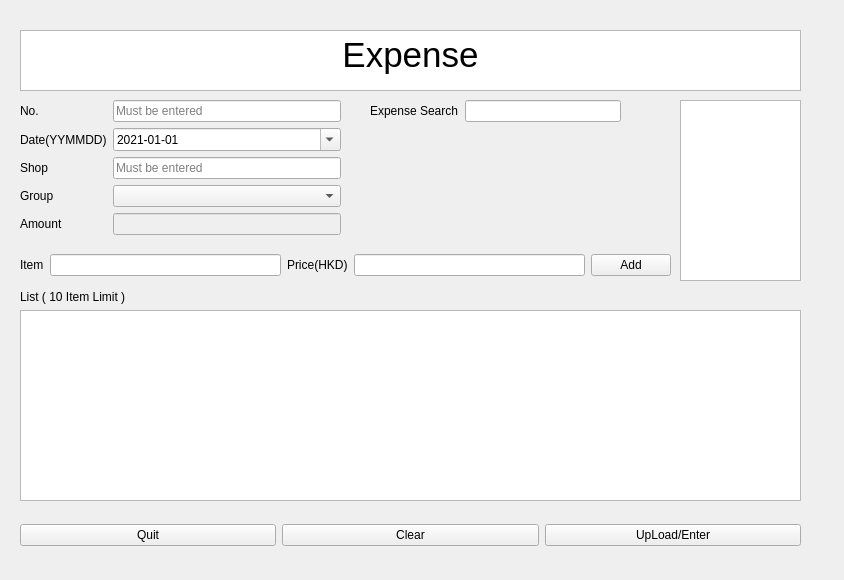
<?xml version="1.0" encoding="UTF-8"?>
<ui version="4.0">
 <class>expense</class>
 <widget class="QWidget" name="expense">
  <property name="geometry">
   <rect>
    <x>0</x>
    <y>0</y>
    <width>844</width>
    <height>580</height>
   </rect>
  </property>
  <property name="windowTitle">
   <string>Form</string>
  </property>
  <widget class="QTextBrowser" name="textBrowser">
   <property name="geometry">
    <rect>
     <x>20</x>
     <y>30</y>
     <width>781</width>
     <height>61</height>
    </rect>
   </property>
   <property name="html">
    <string>&lt;!DOCTYPE HTML PUBLIC &quot;-//W3C//DTD HTML 4.0//EN&quot; &quot;http://www.w3.org/TR/REC-html40/strict.dtd&quot;&gt;
&lt;html&gt;&lt;head&gt;&lt;meta name=&quot;qrichtext&quot; content=&quot;1&quot; /&gt;&lt;style type=&quot;text/css&quot;&gt;
p, li { white-space: pre-wrap; }
&lt;/style&gt;&lt;/head&gt;&lt;body style=&quot; font-family:'PMingLiU'; font-size:9pt; font-weight:400; font-style:normal;&quot;&gt;
&lt;p align=&quot;center&quot; style=&quot; margin-top:0px; margin-bottom:0px; margin-left:0px; margin-right:0px; -qt-block-indent:0; text-indent:0px;&quot;&gt;&lt;span style=&quot; font-size:26pt;&quot;&gt;Expense&lt;/span&gt;&lt;/p&gt;&lt;/body&gt;&lt;/html&gt;</string>
   </property>
  </widget>
  <widget class="QWidget" name="formLayoutWidget">
   <property name="geometry">
    <rect>
     <x>20</x>
     <y>100</y>
     <width>321</width>
     <height>141</height>
    </rect>
   </property>
   <layout class="QFormLayout" name="formLayout">
    <item row="0" column="0">
     <widget class="QLabel" name="label">
      <property name="text">
       <string>No.</string>
      </property>
     </widget>
    </item>
    <item row="0" column="1">
     <widget class="QLineEdit" name="no_ed">
      <property name="placeholderText">
       <string>Must be entered</string>
      </property>
     </widget>
    </item>
    <item row="1" column="0">
     <widget class="QLabel" name="label_2">
      <property name="text">
       <string>Date(YYMMDD)</string>
      </property>
     </widget>
    </item>
    <item row="2" column="0">
     <widget class="QLabel" name="label_3">
      <property name="text">
       <string>Shop</string>
      </property>
     </widget>
    </item>
    <item row="2" column="1">
     <widget class="QLineEdit" name="shop_ed">
      <property name="placeholderText">
       <string>Must be entered</string>
      </property>
     </widget>
    </item>
    <item row="3" column="1">
     <widget class="QComboBox" name="comboBox"/>
    </item>
    <item row="3" column="0">
     <widget class="QLabel" name="label_7">
      <property name="text">
       <string>Group</string>
      </property>
     </widget>
    </item>
    <item row="1" column="1">
     <widget class="QDateEdit" name="da_ed">
      <property name="minimumDateTime">
       <datetime>
        <hour>0</hour>
        <minute>0</minute>
        <second>0</second>
        <year>2000</year>
        <month>9</month>
        <day>14</day>
       </datetime>
      </property>
      <property name="displayFormat">
       <string>yyyy-MM-dd</string>
      </property>
      <property name="calendarPopup">
       <bool>true</bool>
      </property>
      <property name="date">
       <date>
        <year>2021</year>
        <month>1</month>
        <day>1</day>
       </date>
      </property>
     </widget>
    </item>
    <item row="4" column="0">
     <widget class="QLabel" name="label_8">
      <property name="text">
       <string>Amount</string>
      </property>
     </widget>
    </item>
    <item row="4" column="1">
     <widget class="QLineEdit" name="am_ed">
      <property name="enabled">
       <bool>false</bool>
      </property>
     </widget>
    </item>
   </layout>
  </widget>
  <widget class="QWidget" name="gridLayoutWidget">
   <property name="geometry">
    <rect>
     <x>20</x>
     <y>250</y>
     <width>651</width>
     <height>31</height>
    </rect>
   </property>
   <layout class="QGridLayout" name="gridLayout">
    <item row="0" column="0">
     <widget class="QLabel" name="label_4">
      <property name="text">
       <string>Item</string>
      </property>
     </widget>
    </item>
    <item row="0" column="2">
     <widget class="QLabel" name="label_5">
      <property name="text">
       <string>Price(HKD)</string>
      </property>
     </widget>
    </item>
    <item row="0" column="3">
     <widget class="QLineEdit" name="pri_ed"/>
    </item>
    <item row="0" column="1">
     <widget class="QLineEdit" name="it_ed"/>
    </item>
    <item row="0" column="4">
     <widget class="QPushButton" name="add_bu">
      <property name="text">
       <string>Add</string>
      </property>
     </widget>
    </item>
   </layout>
  </widget>
  <widget class="QWidget" name="verticalLayoutWidget">
   <property name="geometry">
    <rect>
     <x>20</x>
     <y>290</y>
     <width>781</width>
     <height>211</height>
    </rect>
   </property>
   <layout class="QVBoxLayout" name="verticalLayout">
    <item>
     <widget class="QLabel" name="label_6">
      <property name="text">
       <string>List ( 10 Item Limit )</string>
      </property>
     </widget>
    </item>
    <item>
     <widget class="QTreeView" name="view"/>
    </item>
   </layout>
  </widget>
  <widget class="QWidget" name="horizontalLayoutWidget">
   <property name="geometry">
    <rect>
     <x>20</x>
     <y>510</y>
     <width>781</width>
     <height>51</height>
    </rect>
   </property>
   <layout class="QHBoxLayout" name="horizontalLayout">
    <item>
     <widget class="QPushButton" name="qu_bu">
      <property name="text">
       <string>Quit</string>
      </property>
     </widget>
    </item>
    <item>
     <widget class="QPushButton" name="vlear_bu">
      <property name="text">
       <string>Clear</string>
      </property>
     </widget>
    </item>
    <item>
     <widget class="QPushButton" name="ent_bu">
      <property name="text">
       <string>UpLoad/Enter</string>
      </property>
     </widget>
    </item>
   </layout>
  </widget>
  <widget class="QTableView" name="tableView">
   <property name="geometry">
    <rect>
     <x>680</x>
     <y>100</y>
     <width>121</width>
     <height>181</height>
    </rect>
   </property>
  </widget>
  <widget class="QWidget" name="layoutWidget">
   <property name="geometry">
    <rect>
     <x>370</x>
     <y>100</y>
     <width>251</width>
     <height>22</height>
    </rect>
   </property>
   <layout class="QHBoxLayout" name="horizontalLayout_2">
    <item>
     <widget class="QLabel" name="label_9">
      <property name="text">
       <string>Expense Search</string>
      </property>
     </widget>
    </item>
    <item>
     <widget class="QLineEdit" name="exp_sear_ed"/>
    </item>
   </layout>
  </widget>
 </widget>
 <resources/>
 <connections>
  <connection>
   <sender>qu_bu</sender>
   <signal>clicked()</signal>
   <receiver>expense</receiver>
   <slot>close()</slot>
   <hints>
    <hint type="sourcelabel">
     <x>181</x>
     <y>537</y>
    </hint>
    <hint type="destinationlabel">
     <x>227</x>
     <y>564</y>
    </hint>
   </hints>
  </connection>
 </connections>
</ui>
